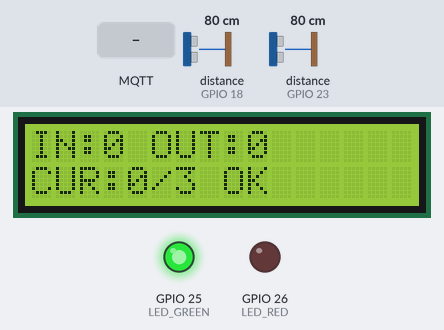
A sketch run on a simulated ESP32. On the bench: 16×2 character LCD, output pins drawn as LEDs (lit = HIGH). Wiring (from diagram.json): 2 × ultrasonic range finder: trigger GPIO 5, echo GPIO 18 / trigger GPIO 19, echo GPIO 23. Inputs (shaded band) come from the test bench; at power-on: distance to the obstacle (sensors on GPIO 18, GPIO 23) 80 cm. The echo pulse lasts 58.3 µs per cm; WiFi joins after 1.5 s; servers stay silent unless stated; no MQTT or app messages arrive unless stated; pins used as bus, display or sensor lines are not drawn; what the sketch prints to the serial monitor is not drawn.

Above: at 2.8 s.
2.9 s: MQTT message "1" arrives on the second subscribed topic
At 3.9 s:
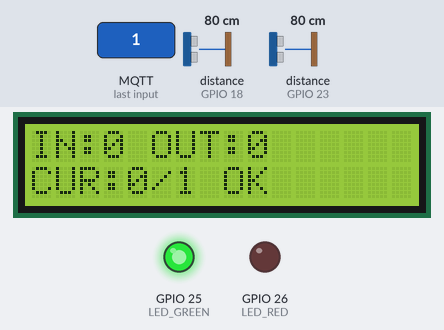
4.5 s: distance to the obstacle (sensor on GPIO 18) set to 2 cm
6.1 s: distance to the obstacle (sensor on GPIO 23) set to 53 cm
7.6 s: distance to the obstacle (sensor on GPIO 23) set to 45 cm
At 8.8 s:
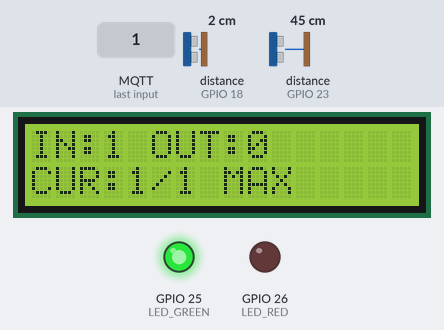
9.1 s: MQTT message "5" arrives on the second subscribed topic
At 9.6 s:
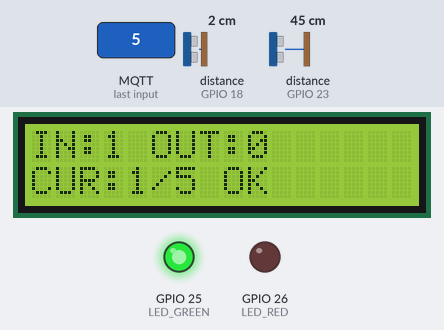
Timing chart, 0 to 11.7 s (numbered marks = the images above; inputs shaded):
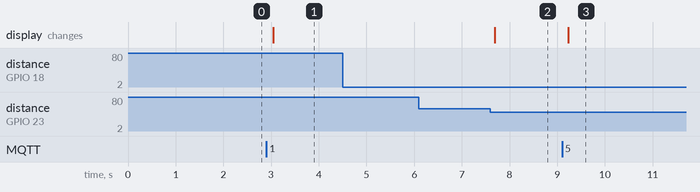

Measured:
- the behaviour switches between 51 and 50 cm on distance to the obstacle (sensor on GPIO 23) (found by bisection; images 1 and 2)
- after the input at 2.9 s, the display: changes after 0.14 s (image 1)
- after the input at 4.5 s, every drawn part: stays the same
- after the input at 6.1 s, every drawn part: stays the same
- after the input at 7.6 s, the display: changes after 0.09 s (image 2)
- after the input at 9.1 s, the display: changes after 0.14 s (image 3)

The sketch:

sketch.ino
```cpp
#include <Arduino.h>
#include <WiFi.h>
#include <PubSubClient.h>
#include <Wire.h>
#include <LiquidCrystal_I2C.h>

#define TRIG_A 5
#define ECHO_A 18
#define TRIG_B 19
#define ECHO_B 23
#define LED_GREEN 25
#define LED_RED 26
#define BUZZER 27
#define SDA_PIN 21
#define SCL_PIN 22

LiquidCrystal_I2C lcd(0x27, 16, 2);

const float DISTANCE_LIMIT_CM = 50.0;
const unsigned long PASS_TIMEOUT_MS = 6000;

int totalIn = 0;
int totalOut = 0;
int currentPeople = 0;
int maxPeople = 3;

enum State { IDLE, A_FIRST, B_FIRST };
State state = IDLE;
unsigned long stateStartTime = 0;
bool previousA = false;
bool previousB = false;

const char* WIFI_SSID = "Wokwi-GUEST";
const char* WIFI_PASSWORD = "";
const char* MQTT_HOST = "host.wokwi.internal";
const int MQTT_PORT = 1883;

const char* TOPIC_STATUS = "nhom17/people/status";
const char* TOPIC_EVENT = "nhom17/people/event";
const char* TOPIC_CMD_RESET = "nhom17/people/cmd/reset";
const char* TOPIC_CMD_MAX = "nhom17/people/cmd/max";

WiFiClient wifiClient;
PubSubClient mqtt(wifiClient);
unsigned long lastMqttReconnectAttempt = 0;

float readDistance(int trigPin, int echoPin) {
  digitalWrite(trigPin, LOW);
  delayMicroseconds(2);
  digitalWrite(trigPin, HIGH);
  delayMicroseconds(10);
  digitalWrite(trigPin, LOW);

  long duration = pulseIn(echoPin, HIGH, 30000);
  if (duration == 0) return 999.0;
  return duration * 0.034 / 2.0;
}

void printPaddedLine(uint8_t row, const String& text) {
  lcd.setCursor(0, row);
  String line = text;
  if (line.length() > 16) line = line.substring(0, 16);
  while (line.length() < 16) line += ' ';
  lcd.print(line);
}

void updateOutputs() {
  currentPeople = totalIn - totalOut;
  if (currentPeople < 0) currentPeople = 0;

  // Chi canh bao khi so nguoi VUOT QUA gioi han.
  bool overLimit = currentPeople > maxPeople;

  digitalWrite(LED_GREEN, overLimit ? LOW : HIGH);
  digitalWrite(LED_RED, overLimit ? HIGH : LOW);

  if (overLimit) tone(BUZZER, 1000);
  else noTone(BUZZER);

  printPaddedLine(0, "IN:" + String(totalIn) + " OUT:" + String(totalOut));

  String line2 = "CUR:" + String(currentPeople) + "/" + String(maxPeople);
  if (currentPeople > maxPeople) line2 += " OVER";
  else if (currentPeople == maxPeople) line2 += " MAX";
  else line2 += " OK";
  printPaddedLine(1, line2);
}

void publishStatus() {
  if (!mqtt.connected()) return;

  String status;
  if (currentPeople > maxPeople) status = "OVER_LIMIT";
  else if (currentPeople == maxPeople) status = "MAX";
  else status = "AVAILABLE";

  String payload = "{\"in\":" + String(totalIn) +
                   ",\"out\":" + String(totalOut) +
                   ",\"current\":" + String(currentPeople) +
                   ",\"max\":" + String(maxPeople) +
                   ",\"status\":\"" + status + "\"}";

  mqtt.publish(TOPIC_STATUS, payload.c_str(), true);
}

void publishEvent(const char* eventName) {
  if (!mqtt.connected()) return;

  String payload = "{\"event\":\"" + String(eventName) +
                   "\",\"in\":" + String(totalIn) +
                   ",\"out\":" + String(totalOut) +
                   ",\"current\":" + String(currentPeople) + "}";

  mqtt.publish(TOPIC_EVENT, payload.c_str());
}

void mqttCallback(char* topic, byte* payload, unsigned int length) {
  String message;
  for (unsigned int i = 0; i < length; i++) message += (char)payload[i];

  if (String(topic) == TOPIC_CMD_RESET &&
      (message == "RESET" || message == "reset" || message == "1")) {
    totalIn = 0;
    totalOut = 0;
    currentPeople = 0;
    state = IDLE;
    updateOutputs();
    publishStatus();
    publishEvent("RESET");
  }

  if (String(topic) == TOPIC_CMD_MAX) {
    int newMax = message.toInt();
    if (newMax > 0 && newMax <= 999) {
      maxPeople = newMax;
      updateOutputs();
      publishStatus();
      publishEvent("SET_MAX");
    }
  }
}

void connectWiFi() {
  WiFi.mode(WIFI_STA);
  WiFi.begin(WIFI_SSID, WIFI_PASSWORD, 6);
  Serial.print("Dang ket noi WiFi");
  while (WiFi.status() != WL_CONNECTED) {
    delay(250);
    Serial.print('.');
  }
  Serial.println(" OK");
}

bool connectMqtt() {
  String clientId = "nhom17-esp32-" + String((uint32_t)ESP.getEfuseMac(), HEX);

  if (!mqtt.connect(clientId.c_str())) {
    Serial.print("MQTT failed rc=");
    Serial.println(mqtt.state());
    return false;
  }

  mqtt.subscribe(TOPIC_CMD_RESET);
  mqtt.subscribe(TOPIC_CMD_MAX);
  publishStatus();
  Serial.println("MQTT connected");
  return true;
}

void confirmIn() {
  totalIn++;
  updateOutputs();
  publishEvent("IN");
  publishStatus();
  Serial.println(">>> KHACH VAO: A -> B");
  state = IDLE;
}

void confirmOut() {
  currentPeople = totalIn - totalOut;

  if (currentPeople > 0) {
    totalOut++;
    updateOutputs();
    publishEvent("OUT");
    publishStatus();
    Serial.println("<<< KHACH RA: B -> A");
  }

  state = IDLE;
}

void setup() {
  Serial.begin(115200);

  pinMode(TRIG_A, OUTPUT);
  pinMode(ECHO_A, INPUT);
  pinMode(TRIG_B, OUTPUT);
  pinMode(ECHO_B, INPUT);
  pinMode(LED_GREEN, OUTPUT);
  pinMode(LED_RED, OUTPUT);
  pinMode(BUZZER, OUTPUT);
  noTone(BUZZER);

  Wire.begin(SDA_PIN, SCL_PIN);
  lcd.init();
  lcd.backlight();
  lcd.clear();

  updateOutputs();
  connectWiFi();

  mqtt.setServer(MQTT_HOST, MQTT_PORT);
  mqtt.setCallback(mqttCallback);
  connectMqtt();

  Serial.println("HE THONG SAN SANG");
}

void loop() {
  if (!mqtt.connected()) {
    unsigned long now = millis();
    if (now - lastMqttReconnectAttempt > 3000) {
      lastMqttReconnectAttempt = now;
      connectMqtt();
    }
  } else {
    mqtt.loop();
  }

  float distanceA = readDistance(TRIG_A, ECHO_A);
  delay(60);
  float distanceB = readDistance(TRIG_B, ECHO_B);

  bool detectedA = distanceA < DISTANCE_LIMIT_CM;
  bool detectedB = distanceB < DISTANCE_LIMIT_CM;
  bool eventA = detectedA && !previousA;
  bool eventB = detectedB && !previousB;

  previousA = detectedA;
  previousB = detectedB;

  switch (state) {
    case IDLE:
      if (eventA) {
        state = A_FIRST;
        stateStartTime = millis();
        Serial.println("A PHAT HIEN TRUOC -> CHO B");
      } else if (eventB) {
        state = B_FIRST;
        stateStartTime = millis();
        Serial.println("B PHAT HIEN TRUOC -> CHO A");
      }
      break;

    case A_FIRST:
      if (eventB) confirmIn();
      else if (millis() - stateStartTime > PASS_TIMEOUT_MS) {
        Serial.println("TIMEOUT A -> HUY LUOT");
        state = IDLE;
      }
      break;

    case B_FIRST:
      if (eventA) confirmOut();
      else if (millis() - stateStartTime > PASS_TIMEOUT_MS) {
        Serial.println("TIMEOUT B -> HUY LUOT");
        state = IDLE;
      }
      break;
  }

  delay(80);
}
```
